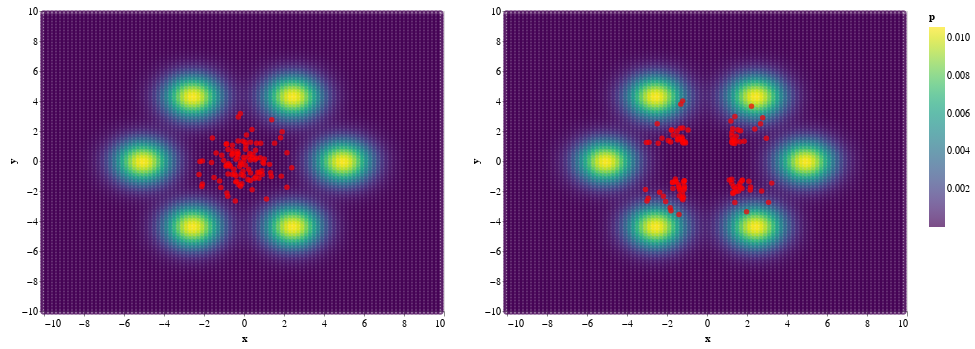

The code cell stored with this chart in its notebook:
### Code cell
fig = get_density_chart(distribution, d=10.0, step=0.2)
fig = (fig + get_particles_chart(x_init.cpu().numpy())) | (
    fig + get_particles_chart(x.cpu().numpy())
)
fig

### Figure 1 — Vega-Lite specification as saved in the notebook (floating-point values rounded to 4 significant figures; data arrays with more than 128 entries replaced by an {"elided": "..."} marker saying what was removed)
{"config": {"view": {"continuousWidth": 400, "continuousHeight": 300}}, "hconcat": [{"layer": [{"data": {"name": "data-a9fa3a7e77a107bbf5be08688703ff1b"}, "mark": "point", "encoding": {"color": {"type": "quantitative", "field": "p", "scale": {"scheme": "viridis"}}, "tooltip": [{"type": "quantitative", "field": "x"}, {"type": "quantitative", "field": "y"}, {"type": "quantitative", "field": "p"}], "x": {"type": "quantitative", "field": "x"}, "y": {"type": "quantitative", "field": "y"}}}, {"data": {"name": "data-1da7bb3821cda00290f4c036c8e8801c"}, "mark": {"type": "circle", "color": "red"}, "encoding": {"x": {"type": "quantitative", "field": "x"}, "y": {"type": "quantitative", "field": "y"}}}]}, {"layer": [{"data": {"name": "data-a9fa3a7e77a107bbf5be08688703ff1b"}, "mark": "point", "encoding": {"color": {"type": "quantitative", "field": "p", "scale": {"scheme": "viridis"}}, "tooltip": [{"type": "quantitative", "field": "x"}, {"type": "quantitative", "field": "y"}, {"type": "quantitative", "field": "p"}], "x": {"type": "quantitative", "field": "x"}, "y": {"type": "quantitative", "field": "y"}}}, {"data": {"name": "data-839cc53475e84dbf20d2195b50b5ad10"}, "mark": {"type": "circle", "color": "red"}, "encoding": {"x": {"type": "quantitative", "field": "x"}, "y": {"type": "quantitative", "field": "y"}}}]}], "$schema": "https://vega.github.io/schema/vega-lite/v4.8.1.json", "datasets": {"data-a9fa3a7e77a107bbf5be08688703ff1b": {"elided": "10000 records"}, "data-1da7bb3821cda00290f4c036c8e8801c": [{"x": 1.388, "y": 2.756}, {"x": -0.1349, "y": -0.2387}, {"x": -0.4658, "y": -0.87}, {"x": -0.8124, "y": -2.348}, {"x": -0.8835, "y": -0.2698}, {"x": -0.2177, "y": -0.3672}, {"x": -0.3613, "y": -1.367}, {"x": 0.3233, "y": 0.07328}, {"x": -2.076, "y": 0.008015}, {"x": -0.5615, "y": 0.6978}, {"x": -0.4344, "y": -2.667}, {"x": -0.01819, "y": -0.981}, {"x": -0.1099, "y": -1.512}, {"x": 0.5468, "y": 0.07886}, {"x": -0.345, "y": 0.4466}, {"x": -1.11, "y": 0.3812}, {"x": 0.8357, "y": 1.179}, {"x": 1.278, "y": -0.2249}, {"x": -0.2929, "y": 1.33}, {"x": -0.1827, "y": 3.162}, {"x": 0.9117, "y": -0.8994}, {"x": -0.179, "y": -0.1224}, {"x": 0.3976, "y": 2.093}, {"x": -1.499, "y": -1.095}, {"x": 1.531, "y": 1.191}, {"x": -0.4077, "y": 0.1126}, {"x": 2.15, "y": 0.5497}, {"x": 0.09649, "y": 1.055}, {"x": 0.05926, "y": 1.25}, {"x": -1.623, "y": -0.09608}, {"x": 0.9447, "y": -0.08779}, {"x": 1.017, "y": 0.1292}, {"x": -2.081, "y": -1.537}, {"x": -2.202, "y": -0.03429}, {"x": -0.05924, "y": 1.325}, {"x": -0.582, "y": 1.047}, {"x": -1.157, "y": -1.765}, {"x": -0.6, "y": 0.4012}, {"x": 0.6273, "y": 1.188}, {"x": -2.249, "y": -0.9025}, {"x": 0.1953, "y": -1.239}, {"x": -1.394, "y": 0.5264}, {"x": 0.89, "y": -0.6543}, {"x": 0.4489, "y": 0.4328}, {"x": 0.7479, "y": -1.145}, {"x": 2.388, "y": -0.4433}, {"x": -0.8671, "y": 1.154}, {"x": -0.007071, "y": 0.2575}, {"x": 1.124, "y": -2.528}, {"x": 0.4123, "y": 0.2173}, {"x": 0.08363, "y": 0.786}, {"x": 2.147, "y": -1.749}, {"x": -0.2554, "y": -1.58}, {"x": -0.2918, "y": 0.4826}, {"x": -0.8894, "y": -0.3457}, {"x": -0.8538, "y": -2.134}, {"x": -0.3269, "y": 0.6374}, {"x": -0.7987, "y": -0.8659}, {"x": -0.6785, "y": -0.3647}, {"x": -0.2837, "y": 2.929}, {"x": -1.221, "y": -1.326}, {"x": 0.5206, "y": -1.174}, {"x": 0.8108, "y": 0.2149}, {"x": -0.3222, "y": 0.2318}, {"x": -0.8002, "y": 0.7648}, {"x": 0.3294, "y": -0.7975}, {"x": 1.864, "y": -1.008}, {"x": 0.6941, "y": -0.7425}, {"x": 1.908, "y": 1.95}, {"x": -0.1413, "y": -0.9051}, {"x": 0.2124, "y": 0.2679}, {"x": 1.828, "y": 1.556}, {"x": -0.8879, "y": 1.115}, {"x": 0.4057, "y": -1.913}, {"x": 0.5762, "y": 0.7182}, {"x": 0.3245, "y": 1.244}, {"x": 0.124, "y": 1.736}, {"x": -0.7877, "y": -0.1698}, {"x": -0.5072, "y": -0.5572}, {"x": -0.4152, "y": -1.391}, {"x": 0.2292, "y": -0.542}, {"x": -0.4015, "y": -1.005}, {"x": 0.06403, "y": -0.2795}, {"x": -0.5847, "y": -0.8922}, {"x": 1.332, "y": -0.7799}, {"x": 1.367, "y": -1.035}, {"x": 0.5913, "y": -1.056}, {"x": 0.2942, "y": 0.5035}, {"x": -1.58, "y": 1.535}, {"x": -0.04645, "y": -0.6905}, {"x": 0.7663, "y": -0.7828}, {"x": -0.1772, "y": -1.686}, {"x": -0.7231, "y": -0.2593}, {"x": 0.002045, "y": 0.03196}, {"x": 0.624, "y": 0.1768}, {"x": -0.585, "y": 0.5001}, {"x": -1.016, "y": 0.04233}, {"x": 0.313, "y": -1.298}, {"x": -2.113, "y": -1.697}, {"x": 0.9914, "y": -0.1668}], "data-839cc53475e84dbf20d2195b50b5ad10": [{"x": 2.224, "y": 3.652}, {"x": -1.13, "y": -1.311}, {"x": -1.385, "y": -1.815}, {"x": -1.801, "y": -3.317}, {"x": -1.713, "y": -1.411}, {"x": -1.182, "y": -1.406}, {"x": -1.221, "y": -2.178}, {"x": 1.242, "y": -1.218}, {"x": -2.898, "y": 1.244}, {"x": -1.454, "y": 1.644}, {"x": -1.401, "y": -3.566}, {"x": -1.154, "y": -1.923}, {"x": -1.173, "y": -2.411}, {"x": 1.395, "y": 1.165}, {"x": -1.265, "y": 1.417}, {"x": -1.938, "y": 1.372}, {"x": 1.677, "y": 2.02}, {"x": 2.093, "y": -1.35}, {"x": -1.339, "y": 2.182}, {"x": -1.217, "y": 4.009}, {"x": 1.754, "y": -1.829}, {"x": -1.137, "y": -1.321}, {"x": 1.395, "y": 2.965}, {"x": -2.368, "y": -2.078}, {"x": 2.39, "y": 2.137}, {"x": -1.194, "y": 1.193}, {"x": 2.968, "y": 1.523}, {"x": 1.243, "y": 1.901}, {"x": -0.945, "y": 2.071}, {"x": -2.441, "y": 1.18}, {"x": 1.746, "y": -1.324}, {"x": 1.858, "y": 1.319}, {"x": -2.94, "y": -2.48}, {"x": -3.03, "y": 1.238}, {"x": -1.209, "y": 2.208}, {"x": -1.498, "y": 2.001}, {"x": -2.067, "y": -2.7}, {"x": -1.469, "y": 1.392}, {"x": 1.538, "y": 2.083}, {"x": -3.074, "y": -1.903}, {"x": 1.304, "y": -2.098}, {"x": -2.25, "y": 1.52}, {"x": 1.648, "y": -1.475}, {"x": 1.347, "y": 1.377}, {"x": 1.582, "y": -1.993}, {"x": 3.237, "y": -1.475}, {"x": -1.765, "y": 2.088}, {"x": -1.097, "y": 1.279}, {"x": 1.978, "y": -3.39}, {"x": 1.289, "y": 1.186}, {"x": 1.239, "y": 1.667}, {"x": 3.076, "y": -2.758}, {"x": -1.25, "y": -2.486}, {"x": -1.219, "y": 1.48}, {"x": -1.723, "y": -1.439}, {"x": -1.84, "y": -3.114}, {"x": -1.254, "y": 1.601}, {"x": -1.704, "y": -1.839}, {"x": -1.537, "y": -1.397}, {"x": -1.311, "y": 3.791}, {"x": -2.181, "y": -2.348}, {"x": 1.431, "y": -2.054}, {"x": 1.649, "y": 1.284}, {"x": -1.228, "y": 1.261}, {"x": -1.68, "y": 1.725}, {"x": 1.327, "y": -1.704}, {"x": 2.732, "y": -2.001}, {"x": 1.553, "y": -1.675}, {"x": 2.785, "y": 2.877}, {"x": -1.128, "y": -1.797}, {"x": 1.234, "y": 1.244}, {"x": 2.679, "y": 2.482}, {"x": -1.783, "y": 2.042}, {"x": 1.39, "y": -2.767}, {"x": 1.458, "y": 1.65}, {"x": 1.286, "y": 2.154}, {"x": 1.195, "y": 2.668}, {"x": -1.58, "y": -1.198}, {"x": -1.415, "y": -1.582}, {"x": -1.377, "y": -2.311}, {"x": 1.238, "y": -1.479}, {"x": -1.355, "y": -1.949}, {"x": 1.116, "y": -1.264}, {"x": -1.402, "y": -1.736}, {"x": 2.178, "y": -1.741}, {"x": 2.162, "y": -1.938}, {"x": 1.395, "y": -1.851}, {"x": 1.259, "y": 1.399}, {"x": -2.488, "y": 2.491}, {"x": -1.134, "y": -1.66}, {"x": 1.668, "y": -1.752}, {"x": -1.205, "y": -2.588}, {"x": -1.578, "y": -1.368}, {"x": -1.071, "y": 1.203}, {"x": 1.457, "y": 1.329}, {"x": -1.456, "y": 1.473}, {"x": -1.819, "y": 1.271}, {"x": 1.298, "y": -2.17}, {"x": -3.002, "y": -2.675}, {"x": 1.77, "y": -1.261}]}}
